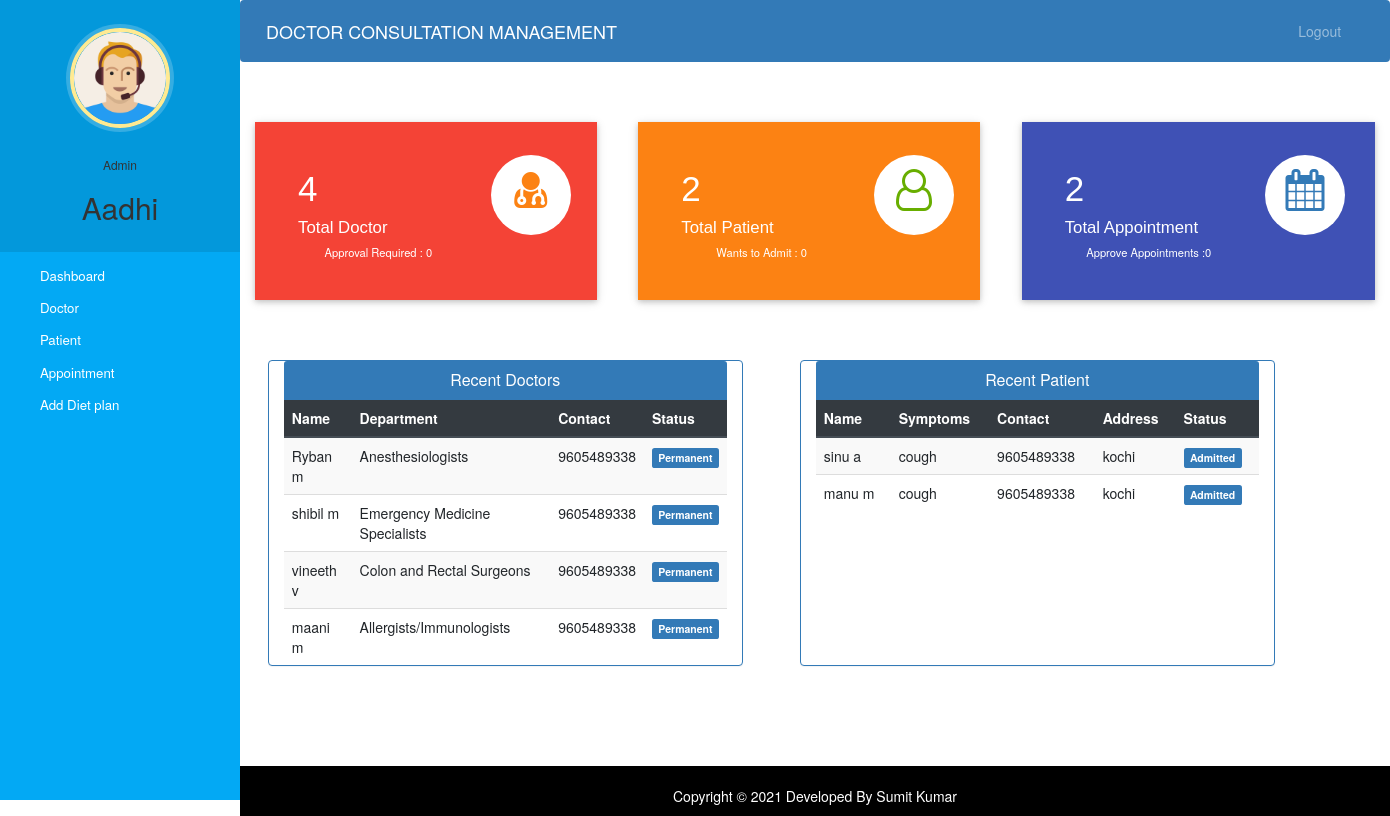
Page /admin-dashboard (signed in) on the committed database.
### hospital/models.py (models this page shows, shortened)
class Doctor(models.Model):
    user=models.OneToOneField(User,on_delete=models.CASCADE)
    profile_pic= models.ImageField(upload_to='profile_pic/DoctorProfilePic/',null=True,blank=True)
    address = models.CharField(max_length=40)
    mobile = models.CharField(max_length=20,null=True)
    department= models.CharField(max_length=50,choices=departments,default='Cardiologist')
    status=models.BooleanField(default=False)
    @property
    def get_name(self):
        return self.user.first_name+" "+self.user.last_name

class Patient(models.Model):
    user=models.OneToOneField(User,on_delete=models.CASCADE)
    profile_pic= models.ImageField(upload_to='profile_pic/PatientProfilePic/',null=True,blank=True)
    address = models.CharField(max_length=40)
    mobile = models.CharField(max_length=20,null=False)
    symptoms = models.CharField(max_length=100,null=False)
    assignedDoctorId = models.PositiveIntegerField(null=True)
    admitDate=models.DateField(auto_now=True)
    status=models.BooleanField(default=False)
    @property
    def get_name(self):
        return self.user.first_name+" "+self.user.last_name

### hospital/views.py (the view)
# urls.py: path('admin-dashboard', views.admin_dashboard_view,name='admin-dashboard'),
@login_required(login_url='adminlogin')
@user_passes_test(is_admin)
def admin_dashboard_view(request):
    doctors=models.Doctor.objects.all().order_by('-id')
    patients=models.Patient.objects.all().order_by('-id')
    doctorcount=models.Doctor.objects.all().filter(status=True).count()
    pendingdoctorcount=models.Doctor.objects.all().filter(status=False).count()
    patientcount=models.Patient.objects.all().filter(status=True).count()
    pendingpatientcount=models.Patient.objects.all().filter(status=False).count()
    appointmentcount=models.Appointment.objects.all().filter(status=True).count()
    pendingappointmentcount=models.Appointment.objects.all().filter(status=False).count()
    mydict={
    'doctors':doctors,
    'patients':patients,
    'doctorcount':doctorcount,
    'pendingdoctorcount':pendingdoctorcount,
    'patientcount':patientcount,
    'pendingpatientcount':pendingpatientcount,
    'appointmentcount':appointmentcount,
    'pendingappointmentcount':pendingappointmentcount,
    }
    return render(request,'hospital/admin_dashboard.html',context=mydict)

### hospital/views.py (called while the page is built)
def is_admin(user):
    return user.groups.filter(name='ADMIN').exists()

### hospital/templates/hospital/admin_dashboard.html
{% extends 'hospital/admin_base.html' %}
{% load static %}
{% block content %}
{%include 'hospital/admin_dashboard_cards.html'%}
<br><br><br>
<div class="container">
  <div class="row">
    <div class="panel panel-primary col-md-5" style="margin-left:2%;">
      <div class="panel-heading" style="text-align:center;">
        <h6 class="panel-title">Recent Doctors</h6>
      </div>
      <table class="table table-hover table-striped" id="dev-table">
        <thead class="thead-dark">
          <tr>
            <th>Name</th>
            <th>Department</th>
            <th>Contact</th>
            <th>Status</th>
          </tr>
        </thead>
        {% for d in doctors %}
        <tr>
          <td> {{d.get_name}}</td>
          <td>{{d.department}}</td>
          <td>{{d.mobile}}</td>
          {%if d.status%}
          <td> <span class="label label-primary">Permanent</span></td>
          {% else %}
          <td> <span class="label label-success">On Hold</span></td>
          {% endif %}
        </tr>
        {% endfor %}
      </table>
    </div>
    <div class="panel panel-primary col-md-5" style="margin-left:5%;">
      <div class="panel-heading" style="text-align:center;">
        <h6 class="panel-title">Recent Patient</h6>
      </div>
      <table class="table table-hover table-striped" id="dev-table">
        <thead class="thead-dark">
          <tr>
            <th>Name</th>
            <th>Symptoms</th>
            <th>Contact</th>
            <th>Address</th>
            <th>Status</th>
          </tr>
        </thead>
        {% for p in patients %}
        <tr>
          <td> {{p.get_name}}</td>
          <td>{{p.symptoms}}</td>
          <td>{{p.mobile}}</td>
          <td>{{p.address}}</td>
          {%if p.status%}
          <td> <span class="label label-primary">Admitted</span></td>
          {% else %}
          <td> <span class="label label-success">On Hold</span></td>
          {% endif %}
        </tr>
        {% endfor %}
      </table>
    </div>
  </div>
</div>
{% endblock content %}

### hospital/templates/hospital/admin_base.html (shortened to what this page needs)
<!DOCTYPE html>
{% load static %}
<html lang="en">
<head>
  <link rel="stylesheet" href="https://stackpath.bootstrapcdn.com/bootstrap/4.3.1/css/bootstrap.min.css">
  <link rel="stylesheet" href="https://maxcdn.bootstrapcdn.com/font-awesome/4.7.0/css/font-awesome.min.css">
  <link rel="stylesheet" href="{% static '/style.css' %}">
</head>
<body>
  <nav class="menu" tabindex="0">
    <header class="avatar">
      <img src="{% static "images/adminpropic.png" %}" />
      <br><br>
      <h6>Admin</h6>
      <h2>{{request.user.first_name}}</h2>
    </header>
    <ul>
      <li tabindex="0" class="icon-dashboard"> <a style="color:white; text-decoration:none;" href="/admin-dashboard"><span>Dashboard</span></a> </li>
      <li tabindex="0" class="icon-customers"> <a style="color:white; text-decoration:none;" href="/admin-doctor"><span>Doctor</span></a></li>
      <li tabindex="0" class="icon-users"> <a style="color:white; text-decoration:none;" href="/admin-patient"><span>Patient</span></a></li>
      <li tabindex="0" class="icon-calendar"> <a style="color:white; text-decoration:none;" href="/admin-appointment"><span>Appointment</span></a></li>
      <li tabindex="0" class="icon-calendar"> <a style="color:white; text-decoration:none;" href="/creatediet"><span>Add Diet plan</span></a></li>
    </ul>
  </nav>
  <main>
    <div class="bs-example">
      <nav class="navbar navbar-expand-md  navbar-dark fixed-top" style="background:#337AB7;">
        <a href="/admin-dashboard" class="navbar-brand">DOCTOR CONSULTATION MANAGEMENT</a>
        <div class="collapse navbar-collapse justify-content-between" id="navbarCollapse">
          <div class="navbar-nav" style=" margin-left: 90%;">
            <a href="/logout" class="nav-item nav-link">Logout</a>
          </div>
        </div>
      </nav>
    </div>
    <br><br>
    {% block content %}
    {% endblock content %}
    <br><br><br><br>
    <footer>
      <br>
      <div class="container">
        <div class="row">
          <div class="col-md-12 col-sm-12">
            <div style="color:#ffffff;" class="wow fadeInUp footer-copyright">
              <p>
                Copyright &copy; 2021 Developed By Sumit Kumar </p>
            </div>
          </div>
        </div>
      </div>
    </footer>
  </main>
</body>
</html>

### hospital/static/style.css (style rules this page uses)
body { padding-left: 240px; }
main { position: relative; height: 100vh; }
.menu { background: #5bc995; height: 100vh; width: 240px; position: fixed; top: 0px; left: 0; z-index: 5; outline: none; }
.menu .avatar { background: rgba(0, 0, 0, 0.1); padding: 2em 0.5em; text-align: center; }
.menu .avatar img { width: 100px; border-radius: 50%; overflow: hidden; border: 4px solid #ffea92; box-shadow: 0 0 0 4px rgba(255, 255, 255, 0.2); }
.menu .avatar h2 { font-weight: normal; margin-bottom: 0; }
.menu ul { list-style: none; padding: 0.5em 0; margin: 0; }
.menu ul li { padding: 0.5em 1em 0.5em 3em; font-size: 0.95em; font-weight: regular; background-repeat: no-repeat; background-position: left 15px center; background-size: auto 20px; transition: all 0.15s linear; cursor: pointer; }
.menu ul li.icon-dashboard { background-image: url("http://www.entypo.com/images//gauge.svg"); }
.menu ul li.icon-customers { background-image: url("http://www.entypo.com/images//briefcase.svg"); }
.menu ul li.icon-users { background-image: url("http://www.entypo.com/images//users.svg"); }
.menu ul li.icon-calendar { background-image: url("http://www.entypo.com/images//calendar.svg"); }

### hospital/templates/hospital/admin_base.html (style rules this page uses)
a:link { text-decoration: none; }
a { color: white; }
footer { padding: 0px 0px 0px 0px; background-color: black; margin: 0px; }
p { text-align: center; }
body { padding-left: 240px; }
main { position: relative; height: 100vh; }
.menu { background: #03a9f4; height: 100vh; width: 240px; position: fixed; top: 0px; left: 0; z-index: 5; outline: none; }
.menu .avatar { background: rgba(0, 0, 0, 0.1); padding: 2em 0.5em; text-align: center; }
.menu .avatar img { width: 100px; border-radius: 50%; overflow: hidden; border: 4px solid #ffea92; box-shadow: 0 0 0 4px rgba(255, 255, 255, 0.2); }
.menu .avatar h2 { font-weight: normal; margin-bottom: 0; }
.menu ul { list-style: none; padding: 0.5em 0; margin: 0; }
.menu ul li { padding: 0.5em 1em 0.5em 3em; font-size: 0.95em; font-weight: regular; background-repeat: no-repeat; background-position: left 15px center; background-size: auto 20px; transition: all 0.15s linear; cursor: pointer; }
.menu ul li.icon-dashboard { background-image: url("http://www.entypo.com/images//gauge.svg"); }
.menu ul li.icon-customers { background-image: url("http://www.entypo.com/images//briefcase.svg"); }
.menu ul li.icon-users { background-image: url("http://www.entypo.com/images//users.svg"); }
.menu ul li.icon-calendar { background-image: url("http://www.entypo.com/images//calendar.svg"); }

### rows in the picture
Doctor: get_name "Ryban m", department "Anesthesiologists", mobile "9605489338", status "Permanent"
Doctor: get_name "shibil m", department "Emergency Medicine Specialists", mobile "9605489338", status "Permanent"
Doctor: get_name "vineeth v", department "Colon and Rectal Surgeons", mobile "9605489338", status "Permanent"
Doctor: get_name "maani m", department "Allergists/Immunologists", mobile "9605489338", status "Permanent"
Patient: get_name "sinu a", symptoms "cough", mobile "9605489338", address "kochi", status "Admitted"
Patient: get_name "manu m", symptoms "cough", mobile "9605489338", address "kochi", status "Admitted"

### other values in the picture
{{ request.user.first_name }} "Aadhi"
{{ doctorcount }} "4"
{{ pendingdoctorcount }} "0"
{{ patientcount }} "2"
{{ pendingpatientcount }} "0"
{{ appointmentcount }} "2"
{{ pendingappointmentcount }} "0"
